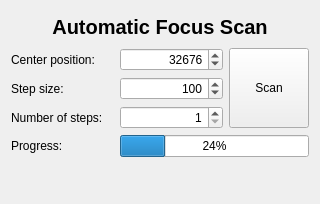
<?xml version="1.0" encoding="UTF-8"?>
<ui version="4.0">
 <class>snowgui::focusscancontroller</class>
 <widget class="QWidget" name="focusscancontroller">
  <property name="geometry">
   <rect>
    <x>0</x>
    <y>0</y>
    <width>320</width>
    <height>204</height>
   </rect>
  </property>
  <property name="minimumSize">
   <size>
    <width>0</width>
    <height>204</height>
   </size>
  </property>
  <property name="maximumSize">
   <size>
    <width>320</width>
    <height>204</height>
   </size>
  </property>
  <property name="windowTitle">
   <string>Form</string>
  </property>
  <layout class="QGridLayout" name="gridLayout">
   <item row="4" column="1" colspan="2">
    <widget class="QProgressBar" name="scanProgress">
     <property name="value">
      <number>24</number>
     </property>
    </widget>
   </item>
   <item row="3" column="0">
    <widget class="QLabel" name="nstepsLabel">
     <property name="text">
      <string>Number of steps:</string>
     </property>
    </widget>
   </item>
   <item row="1" column="2" rowspan="3">
    <widget class="QPushButton" name="scanButton">
     <property name="minimumSize">
      <size>
       <width>80</width>
       <height>80</height>
      </size>
     </property>
     <property name="maximumSize">
      <size>
       <width>80</width>
       <height>80</height>
      </size>
     </property>
     <property name="text">
      <string>Scan</string>
     </property>
    </widget>
   </item>
   <item row="4" column="0">
    <widget class="QLabel" name="progressLabel">
     <property name="text">
      <string>Progress:</string>
     </property>
    </widget>
   </item>
   <item row="3" column="1">
    <widget class="QSpinBox" name="nstepsBox">
     <property name="alignment">
      <set>Qt::AlignRight|Qt::AlignTrailing|Qt::AlignVCenter</set>
     </property>
     <property name="minimum">
      <number>1</number>
     </property>
     <property name="maximum">
      <number>200</number>
     </property>
     <property name="value">
      <number>1</number>
     </property>
    </widget>
   </item>
   <item row="2" column="1">
    <widget class="QSpinBox" name="stepBox">
     <property name="alignment">
      <set>Qt::AlignRight|Qt::AlignTrailing|Qt::AlignVCenter</set>
     </property>
     <property name="maximum">
      <number>10000</number>
     </property>
     <property name="singleStep">
      <number>100</number>
     </property>
     <property name="value">
      <number>100</number>
     </property>
    </widget>
   </item>
   <item row="1" column="0">
    <widget class="QLabel" name="centerLabel">
     <property name="text">
      <string>Center position:</string>
     </property>
    </widget>
   </item>
   <item row="2" column="0">
    <widget class="QLabel" name="stepLabel">
     <property name="text">
      <string>Step size:</string>
     </property>
    </widget>
   </item>
   <item row="5" column="0" colspan="3">
    <widget class="QLabel" name="statusLabel">
     <property name="text">
      <string/>
     </property>
    </widget>
   </item>
   <item row="1" column="1">
    <widget class="QSpinBox" name="centerBox">
     <property name="alignment">
      <set>Qt::AlignRight|Qt::AlignTrailing|Qt::AlignVCenter</set>
     </property>
     <property name="maximum">
      <number>65535</number>
     </property>
     <property name="singleStep">
      <number>100</number>
     </property>
     <property name="value">
      <number>32676</number>
     </property>
    </widget>
   </item>
   <item row="0" column="0" colspan="3">
    <widget class="QLabel" name="label">
     <property name="font">
      <font>
       <pointsize>15</pointsize>
       <weight>75</weight>
       <bold>true</bold>
      </font>
     </property>
     <property name="text">
      <string>Automatic Focus Scan</string>
     </property>
     <property name="alignment">
      <set>Qt::AlignCenter</set>
     </property>
    </widget>
   </item>
  </layout>
 </widget>
 <resources/>
 <connections/>
</ui>
